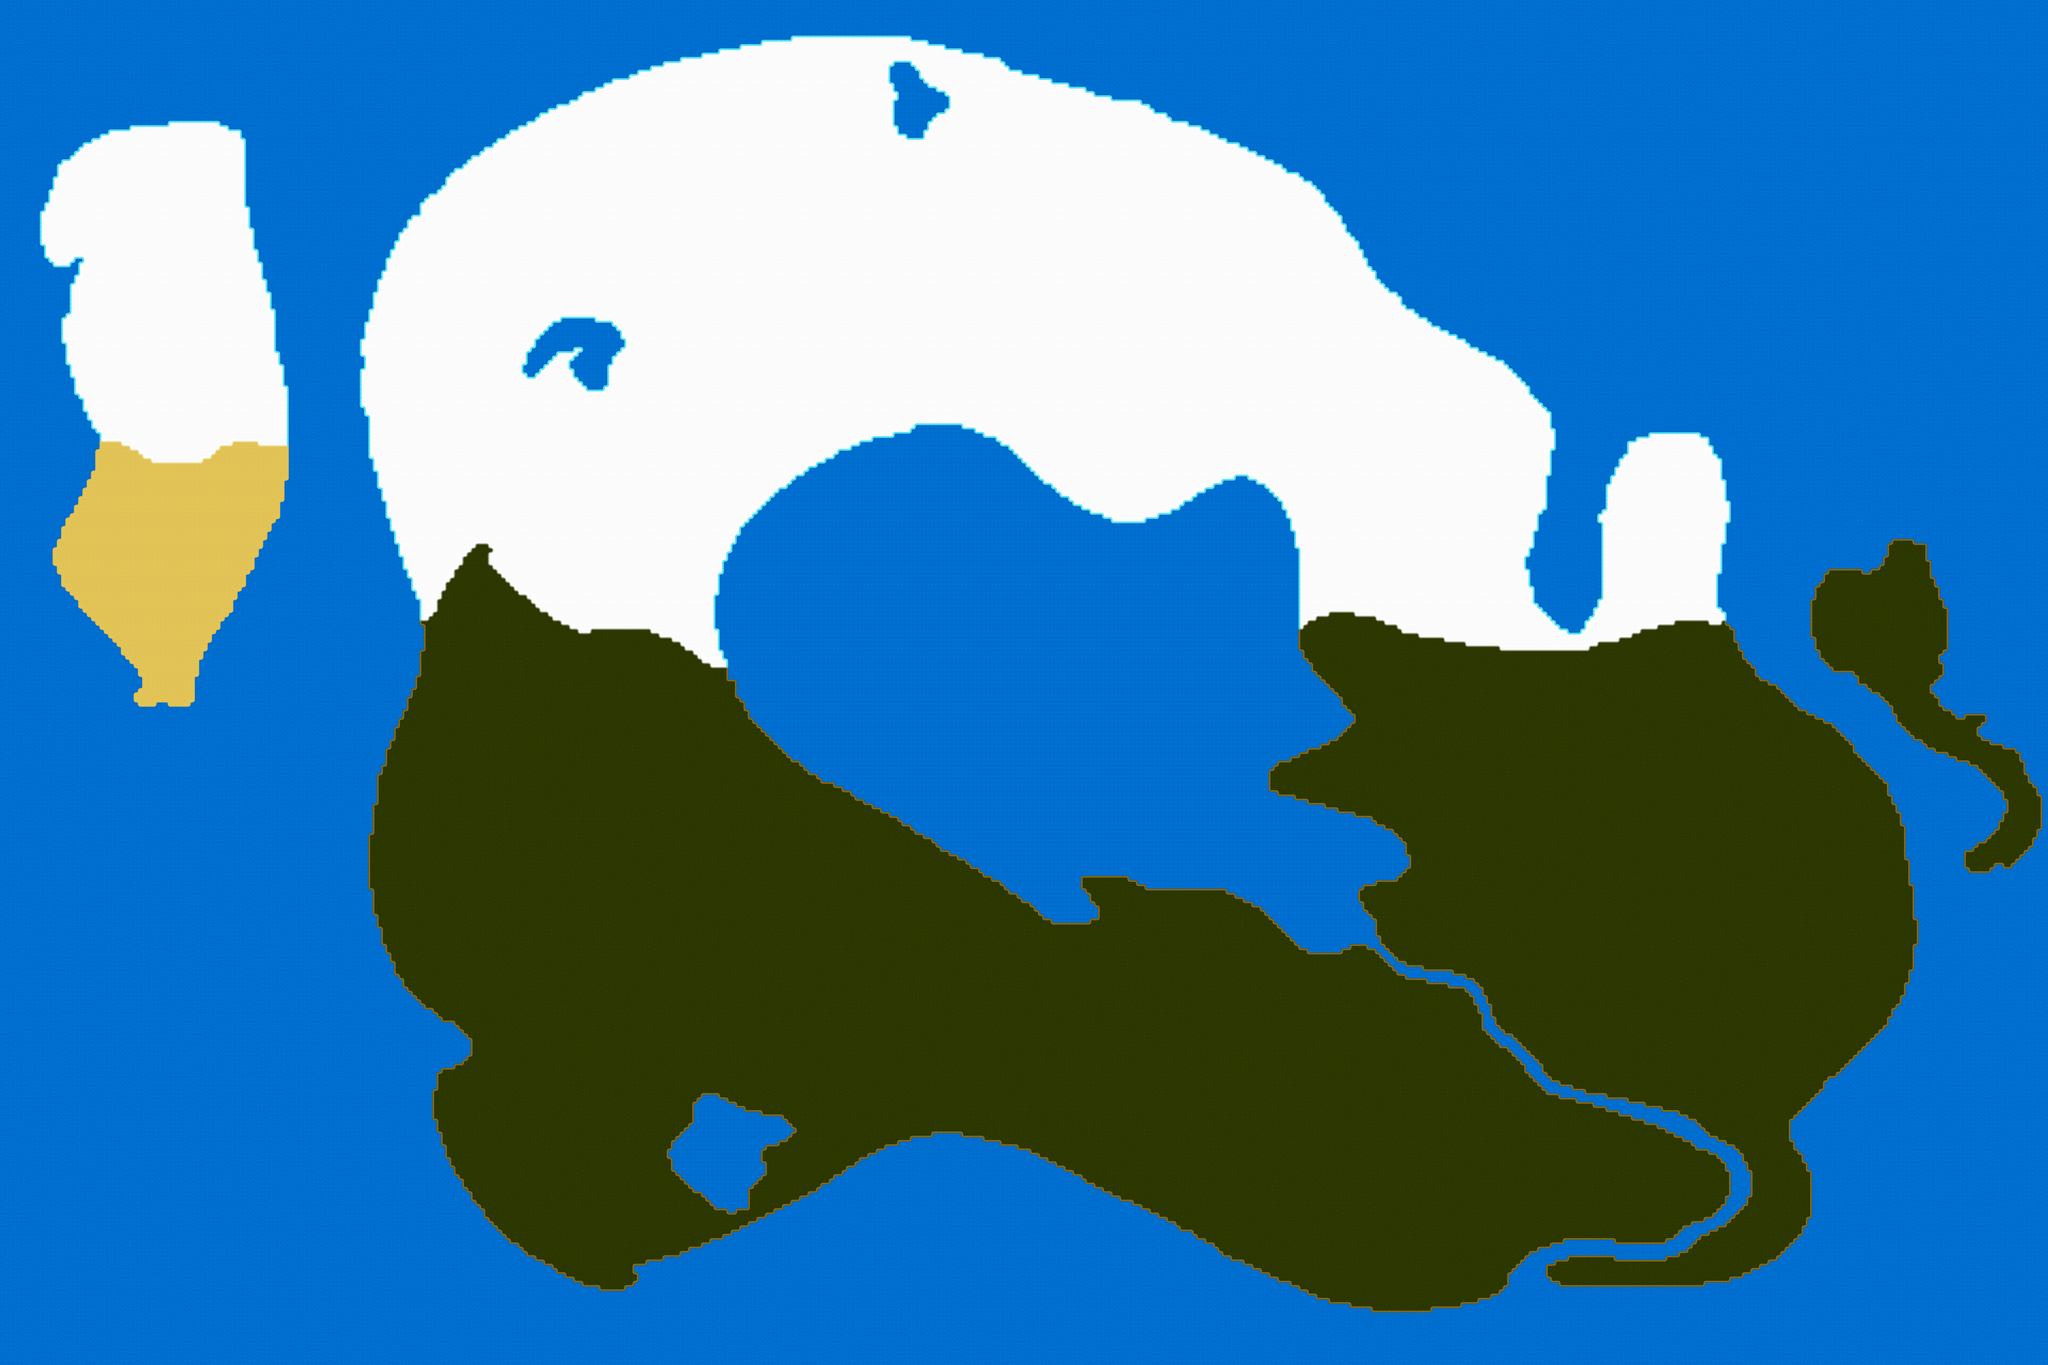

The image is a tile-based game level rendered from a .tmx file. Its description and source (layers, tilesets, objects; grid data summarised) follow:
An orthogonal 480x320 tile map with 16x16 px tiles, 1 tile layer (Tile Layer 1), 2 tilesets and 1 object.

<map version="1.0" orientation="orthogonal" renderorder="right-down" width="480" height="320" tilewidth="16" tileheight="16" nextobjectid="2">
 <tileset firstgid="1" name="Anais" tilewidth="16" tileheight="16" tilecount="256">
  <image source="anais.png" width="256" height="256" />
  <terraintypes>
   <terrain name="Grass" tile="0" />
   <terrain name="Water" tile="33" />
   <terrain name="Dirt" tile="21" />
   <terrain name="Cobblestone" tile="26" />
   <terrain name="Snow" tile="113" />
   <terrain name="Sand" tile="88" />
  </terraintypes>
  <tile id="0" terrain="0,0,0,0" />
  <tile id="1" terrain="0,0,0,0" />
  <tile id="2" terrain="0,0,0,0" />
  <tile id="3" terrain="0,0,0,0" />
  <tile id="4" terrain="0,0,0,2" />
  <tile id="5" terrain="0,0,2,2" />
  <tile id="6" terrain="0,0,2,0" />
  <tile id="7" terrain="2,2,2,0" />
  <tile id="8" terrain="2,2,0,2" />
  <tile id="9" terrain="0,0,0,3" />
  <tile id="10" terrain="0,0,3,3" />
  <tile id="11" terrain="0,0,3,0" />
  <tile id="12" terrain="3,3,3,0" />
  <tile id="13" terrain="3,3,0,3" />
  <tile id="14" terrain="1,1,1,0" />
  <tile id="15" terrain="1,1,0,1" />
  <tile id="16" terrain="0,0,0,1" />
  <tile id="17" terrain="0,0,1,1" />
  <tile id="18" terrain="0,0,1,0" />
  <tile id="19" terrain="1,1,4,0" />
  <tile id="20" terrain="0,2,0,2" />
  <tile id="21" terrain="2,2,2,2" />
  <tile id="22" terrain="2,0,2,0" />
  <tile id="23" terrain="2,0,2,2" />
  <tile id="24" terrain="0,2,2,2" />
  <tile id="25" terrain="0,3,0,3" />
  <tile id="26" terrain="3,3,3,3" />
  <tile id="27" terrain="3,0,3,0" />
  <tile id="28" terrain="3,0,3,3" />
  <tile id="29" terrain="0,3,3,3" />
  <tile id="30" terrain="1,0,1,1" />
  <tile id="31" terrain="0,1,1,1" />
  <tile id="32" terrain="0,1,0,1" />
  <tile id="33" terrain="1,1,1,1" />
  <tile id="34" terrain="1,0,1,0" />
  <tile id="35" terrain="4,0,4,0" />
  <tile id="36" terrain="0,2,0,0" />
  <tile id="37" terrain="2,2,0,0" />
  <tile id="38" terrain="2,0,0,0" />
  <tile id="39" terrain="5,5,5,1" />
  <tile id="40" terrain="5,5,1,5" />
  <tile id="41" terrain="0,3,0,0" />
  <tile id="42" terrain="3,3,0,0" />
  <tile id="43" terrain="3,0,0,0" />
  <tile id="48" terrain="0,1,0,0" />
  <tile id="49" terrain="1,1,0,0" />
  <tile id="50" terrain="1,0,0,0" />
  <tile id="51" terrain="4,0,1,1" />
  <tile id="52" terrain="4,4,4,1" />
  <tile id="53" terrain="4,4,1,1" />
  <tile id="54" terrain="4,4,1,4" />
  <tile id="55" terrain="5,1,5,5" />
  <tile id="56" terrain="1,5,5,5" />
  <tile id="57" terrain="1,4,1,5" />
  <tile id="58" terrain="4,4,5,5" />
  <tile id="59" terrain="4,1,5,1" />
  <tile id="64" terrain="1,4,1,0" />
  <tile id="65" terrain="4,4,0,0" />
  <tile id="66" terrain="4,1,0,1" />
  <tile id="67" terrain="4,4,4,4" />
  <tile id="68" terrain="4,1,4,1" />
  <tile id="70" terrain="1,4,1,4" />
  <tile id="71" terrain="1,1,1,5" />
  <tile id="72" terrain="1,1,5,5" />
  <tile id="73" terrain="1,1,5,1" />
  <tile id="74" terrain="4,4,4,5" />
  <tile id="75" terrain="4,4,5,4" />
  <tile id="80" terrain="0,0,0,4" />
  <tile id="81" terrain="0,0,4,0" />
  <tile id="82" terrain="4,4,4,0" />
  <tile id="83" terrain="4,4,0,4" />
  <tile id="84" terrain="4,1,4,4" />
  <tile id="85" terrain="1,1,4,4" />
  <tile id="86" terrain="1,4,4,4" />
  <tile id="87" terrain="1,5,1,5" />
  <tile id="88" terrain="5,5,5,5" />
  <tile id="89" terrain="5,1,5,1" />
  <tile id="90" terrain="5,4,5,5" />
  <tile id="91" terrain="4,5,5,5" />
  <tile id="96" terrain="0,4,0,0" />
  <tile id="97" terrain="4,0,0,0" />
  <tile id="98" terrain="4,0,4,4" />
  <tile id="99" terrain="0,4,4,4" />
  <tile id="100" terrain="1,1,1,4" />
  <tile id="101" terrain="1,1,4,1" />
  <tile id="103" terrain="1,5,1,1" />
  <tile id="104" terrain="5,5,1,1" />
  <tile id="105" terrain="5,1,1,1" />
  <tile id="112" terrain="1,1,0,4" />
  <tile id="116" terrain="1,4,1,1" />
  <tile id="117" terrain="4,1,1,1" />
  <tile id="128" terrain="0,4,0,4" />
  <tile id="144" terrain="0,4,1,1" />
 </tileset>
 <tileset firstgid="257" name="map" tilewidth="480" tileheight="320" tilecount="1">
  <image source="../Concept Art/BeauveMap.png" width="480" height="320" />
 </tileset>
 <objectgroup name="Object Layer 1" opacity="0.24">
  <object id="1" gid="257" x="0" y="5120" width="7680" height="5120" />
 </objectgroup>
 <layer name="Tile Layer 1" width="480" height="320">
  <data>[153600 cells, 153600 non-empty, 59 distinct tile ids]</data>
 </layer>
</map>